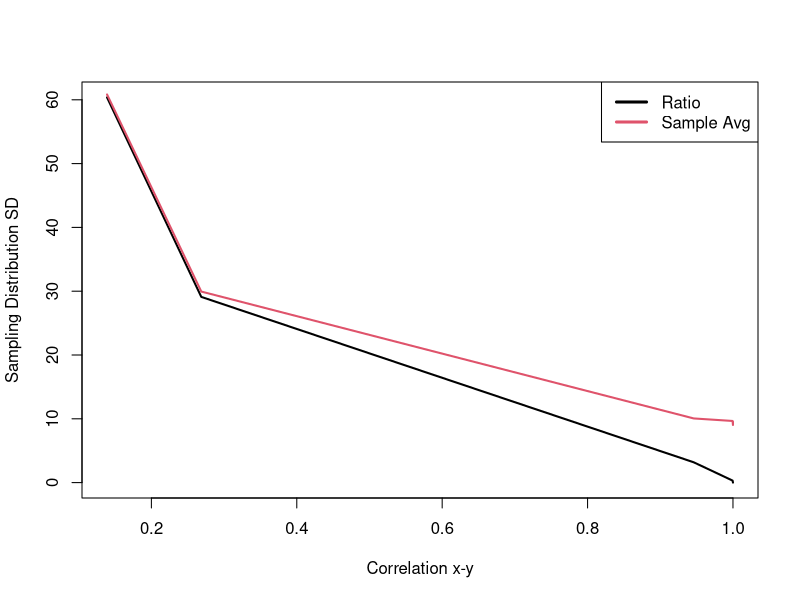
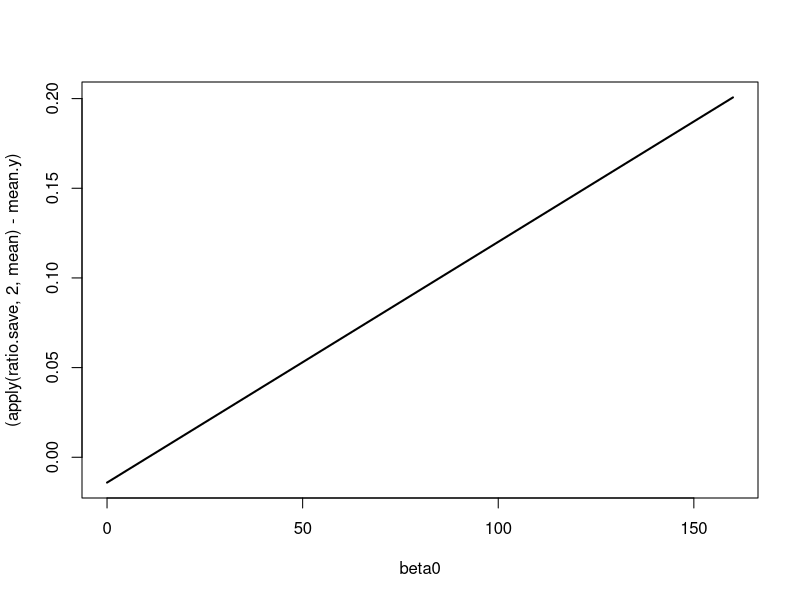
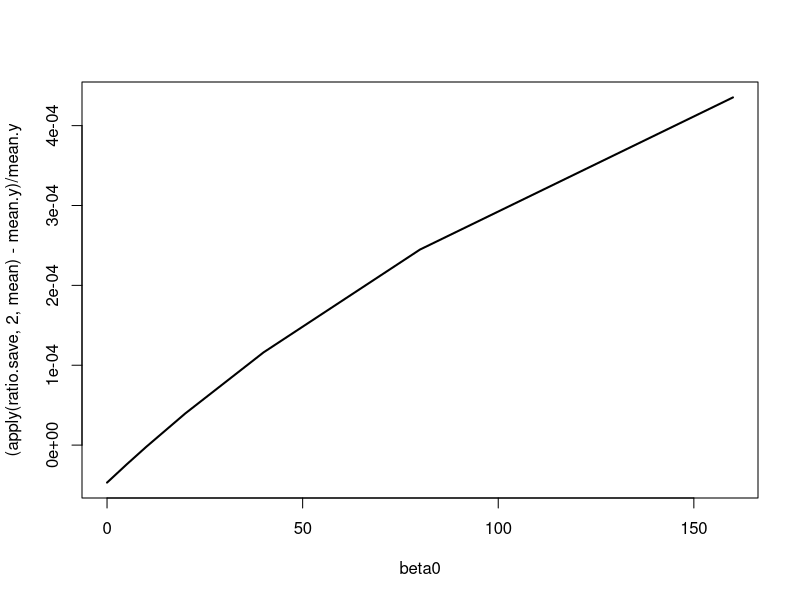

Reproduce these figures in R, in order.
# Investigate the benefit of the ratio estimator compared to a sample mean
# Do this by varying sigma which will affect the correlation between y and x.


#Ratio estimator

ratio.fn = function(N,x,y,mu.x){
  n = length(y)
  r = mean(y)/mean(x)
  mu = r * mu.x
  var.r = 1/(n-1) * sum((y-r*x)^2)
  var.mu = ((N-n)/N)*var.r/n
  
  list(mu=mu,
       var.mu=var.mu)
}


# Simulate across vary values of sigma
  sigma = c(0.01,0.1,1,10,100,200)
  nsim = 1000
  ratio.save = matrix(NA, nrow=nsim, ncol=length(sigma))
  avg.save = matrix(NA, nrow=nsim, ncol=length(sigma))
  cor.save = rep(NA, length(sigma))
  
for(i in 1:length(sigma)){
  
# Consider sample size of y/x effects on sampling distribution
  N = 1000
  x = rnorm(N, 100,10)
  beta=3
  epsilon = rnorm(N, 0, sigma[i])
  y = 0 + beta*x + epsilon

  cor.save[i] = cor(x,y)
  
# True values
  mu.x = mean(x)
  mu.y = mean(y)  
# Plot x-y
 # plot(x,y)

# Start the simulation
  for(j in 1:nsim){
  
# Sample only the quantiles
  n = 10
  
# Sample randomly
  random.index = sample(1:N,n)
  y.sample = y[random.index]
  x.sample = x[random.index]

# Estimate

  ratio.save[j,i] = ratio.fn(N,
                             x.sample,
                             y.sample,
                             mu.x)$mu 
  avg.save[j,i] = mean(y.sample)
  
  }
  print(i)
  }
  
  
#################
#Derive sampling distribution standard deviation
  

  apply(avg.save,2,sd)

  plot(cor.save,apply(ratio.save,2,sd),type = "l",lwd=2,xlab="Correlation x-y",ylab="Sampling Distribution SD")
  lines(cor.save,apply(avg.save,2,sd),type = "l",lwd=2,col=2)
  legend("topright",lwd=3,col=c(1,2),legend=c("Ratio","Sample Avg"))


###############################
###############################
###############################
# Investigate the bias of varying intercepts


# Simulate across vary values of sigma
sigma = 10
nsim = 1000
beta0 = c(0,5,10,20,40,80,160)
ratio.save = matrix(NA, nrow=nsim, ncol=length(beta0))
avg.save = matrix(NA, nrow=nsim, ncol=length(beta0))
mean.y=cor.save = rep(NA, length(beta0))

for(i in 1:length(beta0)){
  
  # Consider sample size of y/x effects on sampling distribution
  N = 1000
  set.seed(5435)
  x = rnorm(N, 100,10)
  beta1=3
  set.seed(5435545)
  epsilon = rnorm(N, 0, sigma)
  y = beta0[i] + beta1*x + epsilon
  mean.y[i] = mean(y)
  cor.save[i] = cor(x,y)
  
  # True values
  mu.x = mean(x)
  mu.y = mean(y)  
  # Plot x-y
  # plot(x,y)
  
  # Start the simulation
  for(j in 1:nsim){
    
    # Sample only the quantiles
    n = 10
    
    # Sample randomly
    random.index = sample(1:N,n)
    y.sample = y[random.index]
    x.sample = x[random.index]
    
    # Estimate
    
    ratio.save[j,i] = ratio.fn(N,
                               x.sample,
                               y.sample,
                               mu.x)$mu 
    avg.save[j,i] = mean(y.sample)
    
  }
  print(i)
}
# End sim

cor.save



#Calculate mean absolute bias and plot it against beta0
  plot(beta0,(apply(ratio.save,2,mean)-mean.y),type = "l",lwd=2)


#Calculate mean relative bias and plot it against beta0
  plot(beta0,(apply(ratio.save,2,mean)-mean.y)/mean.y,type = "l",lwd=2)
